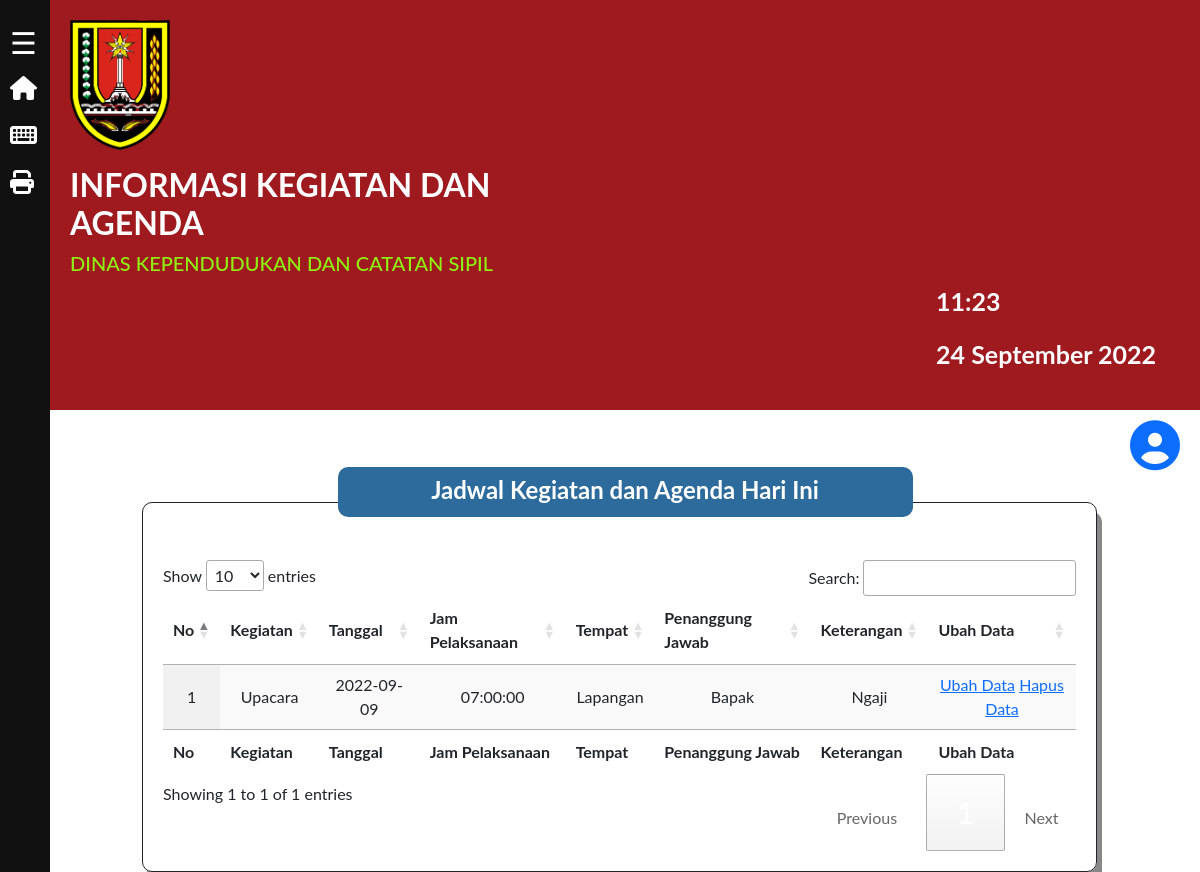
/halaman/dashboard/dashboard.php, run on an earlier commit of the app's database.
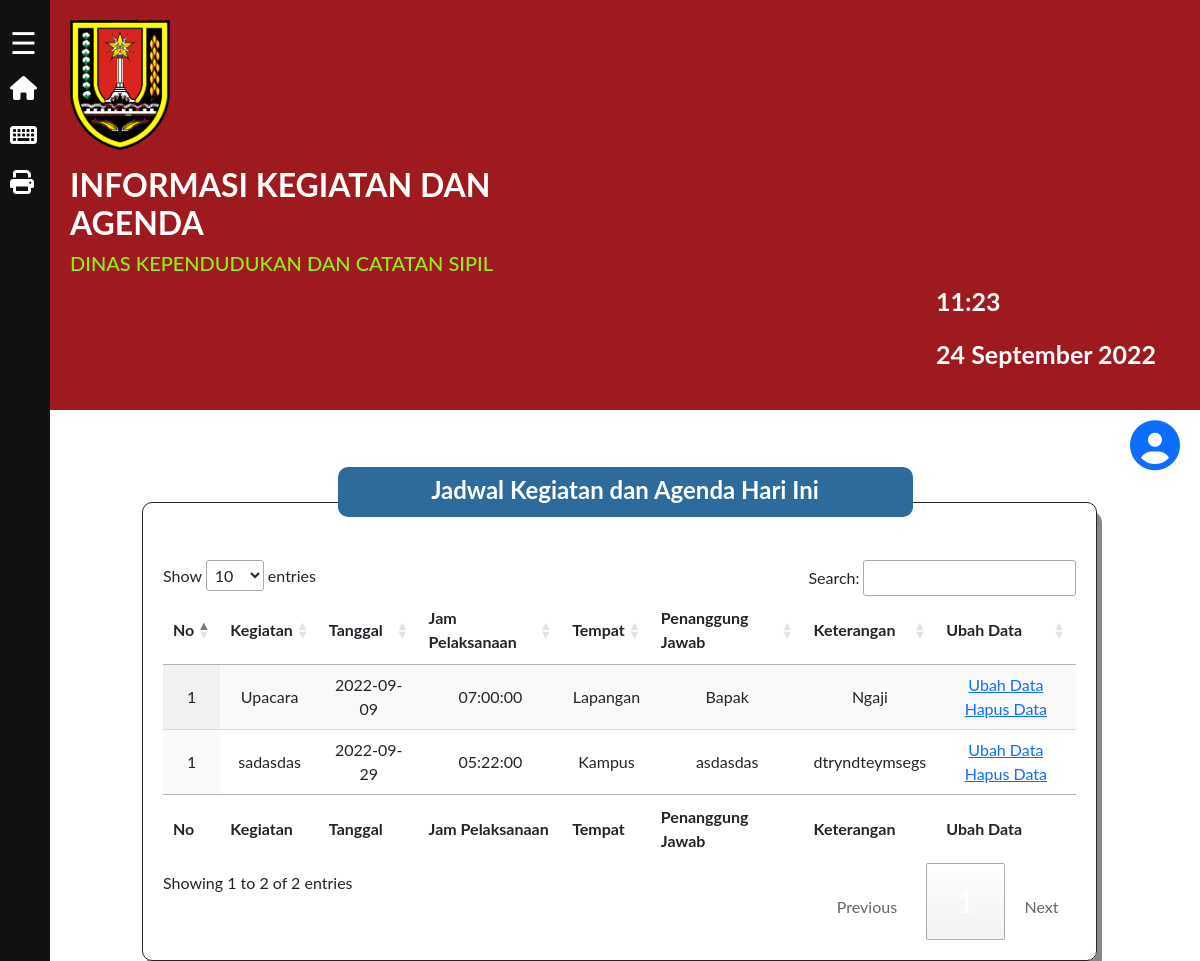
And on a later commit of the database.
### tables this page shows
CREATE TABLE `agenda` (
  `id` int(11) NOT NULL,
  `kegiatan` varchar(1000) NOT NULL,
  `tanggal` date NOT NULL,
  `waktu` time NOT NULL,
  `tempat` varchar(1000) NOT NULL,
  `tanggung_jawab` varchar(1000) NOT NULL,
  `keterangan` text NOT NULL
);

### halaman/tabel/tabel.php (the view, shortened to what this page needs)
<!DOCTYPE html>
<html>
<head>
<link rel="stylesheet" href="../../css/sidebar.css">
<link rel="stylesheet" href="../../css/dashboard.css">
<link rel="stylesheet" href="https://cdn.datatables.net/1.12.1/css/jquery.dataTables.min.css">
</head>
<body>
<table id="example" class="display" style="width:100%">
    <?php
        include "../../koneksi/koneksi.php";
        $sql = mysqli_query($konek, "SELECT * FROM agenda");
        $no = 1;
    ?>
        <thead>
            <tr>
                <th>No</th>
                <th>Kegiatan</th>
                <th>Tanggal</th>
                <th>Jam Pelaksanaan</th>
                <th>Tempat</th>
                <th>Penanggung Jawab</th>
                <th>Keterangan</th>
                <th>Ubah Data</th>
            </tr>
        </thead>
        <tbody>
        <?php
            if(mysqli_num_rows($sql)>0){
                while($row = mysqli_fetch_array($sql)){
        ?>
            <tr>
                <td><?php echo $no; ?></td>
                <td><?php echo $row['kegiatan']; ?></td>
                <td><?php echo $row['tanggal']; ?></td>
                <td><?php echo $row['waktu']; ?></td>
                <td><?php echo $row['tempat']; ?></td>
                <td><?php echo $row['tanggung_jawab']; ?></td>
                <td><?php echo $row['keterangan']; ?></td>
                <td><a href="#" class="w3-button w3-yellow w3-round">Ubah Data</a>
                    <a href="#" class="w3-button w3-red w3-round">Hapus Data</a>
                </td>
            </tr>
        <?php
            }
        } ?>
        </tbody>
        <tfoot>
            <tr>
                <th>No</th>
                <th>Kegiatan</th>
                <th>Tanggal</th>
                <th>Jam Pelaksanaan</th>
                <th>Tempat</th>
                <th>Penanggung Jawab</th>
                <th>Keterangan</th>
                <th>Ubah Data</th>
            </tr>
        </tfoot>
</table>
</body>
</html>

### halaman/dashboard/dashboard.php (shortened to what this page needs)
<!DOCTYPE html>
<html>
<head>
<link rel="stylesheet" href="../../css/sidebar.css">
<link rel="stylesheet" href="../../css/dashboard.css">
</head>
<body>
<div id="main">
  <?php include '../header/header.php';?>
  <div class="LogoMenu">
    <span onclick="openNav()">&#9776;</span>
    <a class='fas'href="#" style='font-size:24px'>&#xf015;</a>
    <a class='fas'href="#" style='font-size:24px'>&#xf11c;</a>
    <a class='fas'href="#" style='font-size:24px'>&#xf02f;</a>
  </div>
  <a href="../admin/login/login.php" class="fas login-bottom">&#xf2bd;</a>
  <p class="atas">Jadwal Kegiatan dan Agenda Hari Ini</p>
  <div class="bawah">
    <div class="tabel">
      <?php include '../tabel/tabel.php'?>
    </div>
  </div>
</div>
</body>
</html>

### halaman/header/header.php (shortened to what this page needs)
<!DOCTYPE html>
<html>
<head>
<link rel="stylesheet" href="../../css/header.css">
<link href="https://cdn.jsdelivr.net/npm/bootstrap@5.2.0/dist/css/bootstrap.min.css" rel="stylesheet">
</head>
<body>
<div class="header">
  <img class="logo" src="../../gambar/logo.png" alt="CompanyLogo">
  <h2>INFORMASI KEGIATAN DAN AGENDA</h2><br><br>
  <h5>DINAS KEPENDUDUKAN DAN CATATAN SIPIL</h5>
  <br>
  <div class="header-right">
    <p class="tgl"><?php include '../waktu/jam.php';?></p>
    <p class="tgl"><?php include '../waktu/tgl.php';?></p>
  </div>
</div>
</body>
</html>

### halaman/waktu/jam.php (shortened to what this page needs)
<!DOCTYPE html>
<html>
<body>
<?php
echo "" . date("h:i");
?>
</body>
</html>

### halaman/waktu/tgl.php (shortened to what this page needs)
<?php
    function dateIndonesia($date){
        if($date != '0000-00-00'){
            $date = explode('-', $date);
            $data = $date[2] . ' ' . bulan($date[1]) . ' '. $date[0];
        }else{
            $data = 'Format tanggal salah';
        }
        return $data;
    }
    function bulan($bln) {
        $bulan = $bln;
        switch ($bulan) {
            case 9:
                $bulan = "September";
                break;
        }
        return $bulan;
    }
    $hari_ini = date('Y-m-d');
    echo ''.dateIndonesia($hari_ini);
?>

### css/sidebar.css (style rules this page uses)
body { font-family: "Lato", sans-serif; }
.LogoMenu { height: 100%; width: 50px; position: fixed; z-index: 1; top: 0; left: 0; background-color: #111; overflow-x: hidden; padding-top: 20px; padding-bottom: 30px; }
.LogoMenu p, .LogoMenu a { color: white; margin-left: 10px; margin-top: 11px; margin-bottom: 12px; }
.LogoMenu a:link { text-decoration: none; margin: top 30px; }
#main { transition: margin-left 0.5s; margin-left: 50px; }
#main span { font-size: 30px; cursor: pointer; color: white; padding-left: 10px; }

### css/dashboard.css (style rules this page uses)
p.atas { position: relative; z-index: 1; background-color: #2D6B9C; color: white; border-color: transparent; padding-top: 0; margin-top: 5%; border-style: solid; border-width: 5px; text-align: center; width: 50%; height: 50px; margin-left: 25%; margin-right: 25%; border-radius: 10px; font-weight: bold; font-size: 24px; }
.bawah { position: inherit; z-index: 0; padding-top: 7px; margin-top: -2.7%; border: 1px solid; text-align: center; width: 83%; height: 50%; margin-left: 8%; margin-right: 10%; border-radius: 10px; box-shadow: 5px 10px #888888; }
.bawah .tabel { padding-top: 50px; padding-left: 20px; padding-right: 20px; padding-bottom: 20px; }
.login-bottom { float: right; font-size: 50px; text-decoration: none; margin: 10px 20px; }

### css/header.css (style rules this page uses)
* { box-sizing: border-box; }
body { margin: 0; font-family: Arial, Helvetica, sans-serif; }
.header { overflow: hidden; background-color: #9F1A1F; padding: 20px 10px; }
.header img.logo { float: left; font-size: 25px; font-weight: bold; width: 110px; height: 130px; padding-left: 10px; margin-right: 10px; }
.header h2 { padding-top: 16px; float: left; font-weight: bold; padding-left: 10px; margin-right: 50%; color: white; }
.header h5 { padding-top: 0; float: left; margin-right: 50%; padding-left: 10px; color: #8EF111; }
.header-right { float: right; font-weight: bold; padding-left: 10px; margin-right: 3%; margin-left: 30px; }
.header-right .tgl { font-size: 25px; padding-left: 60px; margin-left: 50px; color: white; }

What changed in the data, as far as the page shows it:
added agenda: kegiatan "sadasdas", tanggal "2022-09-29", waktu "05:22:00", tempat "Kampus", tanggung_jawab "asdasdas", keterangan "dtryndteymsegs"
Also different on the page:
text written by a page script: "Show entries Search: Showing 1 to 1 of 1 entries Previous Next" → "Show entries Search: Showing 1 to 2 of 2 entries Previous Next"
